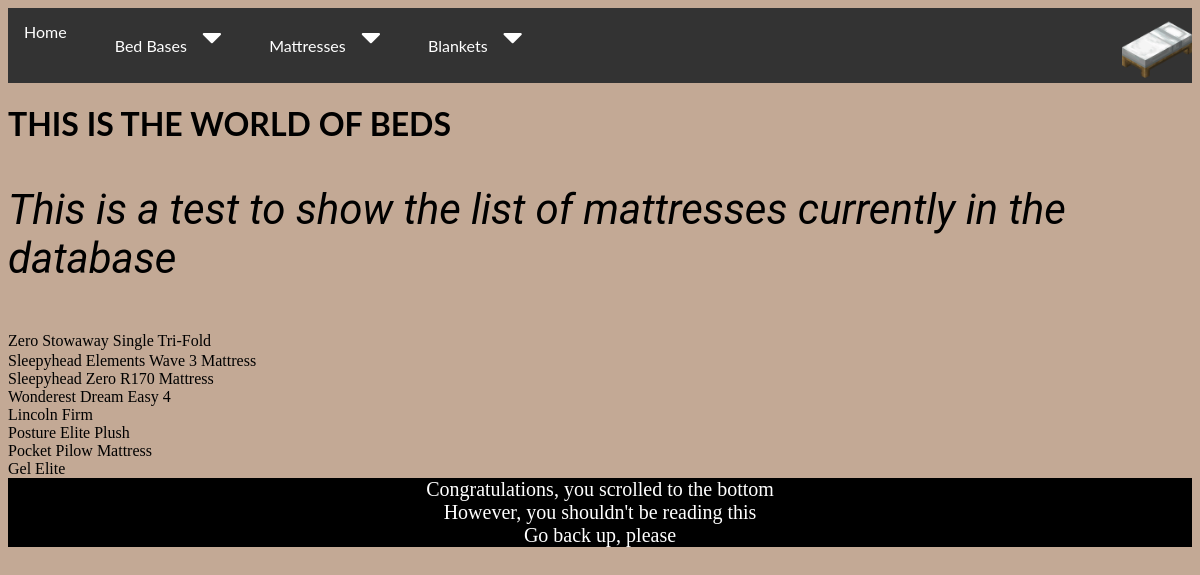
The app's page /mattress, older data.
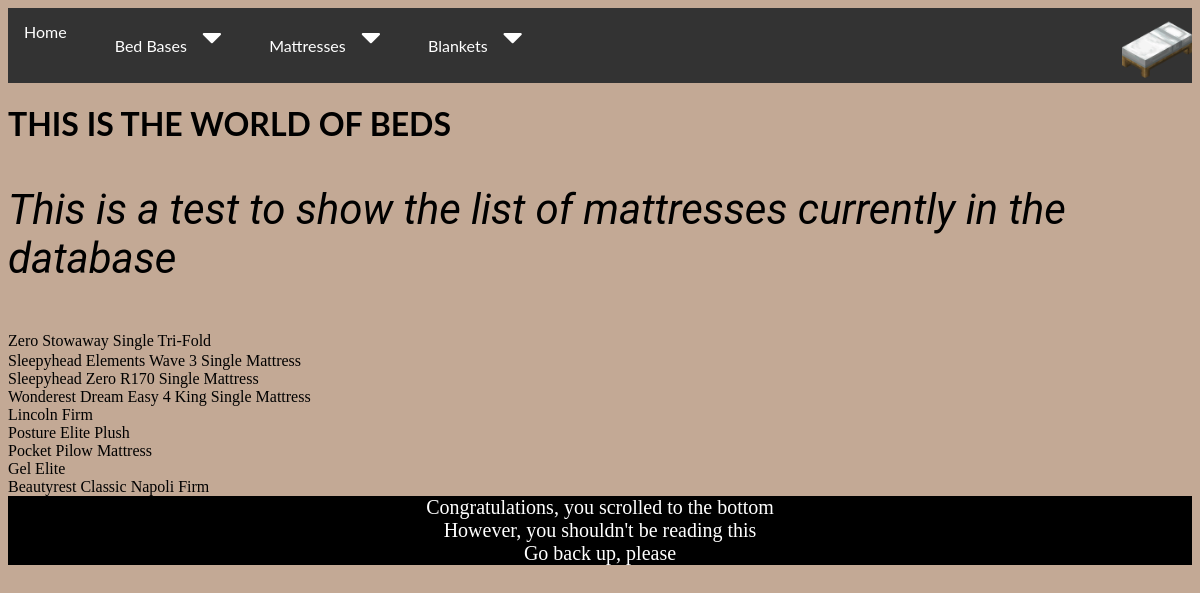
The same page, newer data.
### tables this page shows
CREATE TABLE Mattress (MattressID INTEGER PRIMARY KEY AUTOINCREMENT UNIQUE, MattressName TEXT NOT NULL, MattressMaterial TEXT NOT NULL, MattressSize TEXT NOT NULL, MattressComfortLevel TEXT, MattressImage TEXT);

### routes.py (the view)
@app.route('/mattress')  # All Mattress Route
def all_mattress():
    conn = sqlite3.connect('beds.db')
    cur = conn.cursor()
    cur.execute("SELECT * FROM Mattress;")
    mattress = cur.fetchall()
    return render_template('all_mattress.html', mattress=mattress)

### templates/all_mattress.html (shortened to what this page needs)
{% extends 'layout.html' %}
{% block content %}
<body class="mattress_route">
<i><p class="base">
    This is a test to show the list of mattresses currently in the database
    </p></i>
{% for individial_mattress in mattress %} {{individial_mattress[1]}} <br> {% endfor %}
{% endblock %}

### templates/layout.html (shortened to what this page needs)
<!doctype html>
<html>
<head>
<link rel="stylesheet" href="https://cdnjs.cloudflare.com/ajax/libs/font-awesome/4.7.0/css/font-awesome.min.css">
<div class="navbar">
    <ul>
    <li><a class="active" href="/">Home</a></li>
    <div class="dropdown">
      <button class="dropbtn">
        <a href="/bed_base">Bed Bases</a>
        <i class="fa fa-caret-down fa-2x"></i>
      </button>
    </div>
    <div class="dropdown">
      <button class="dropbtn">
        <a href="/mattress">Mattresses</a>
        <i class="fa fa-caret-down fa-2x"></i>
      </button>
    </div>
    <div class="dropdown">
      <button class="dropbtn">
        <a href="/blanket">Blankets</a>
        <i class="fa fa-caret-down fa-2x"></i>
      </button>
    </div>
    <img class="navbar_image" src="/static/images/White_Bed_29.png" width="70" height="70" style="float:right">
  </ul>
</div>
    <link rel="stylesheet" href="/static/style.css">
  </head>
  <body>
    <header>
      <h1>THIS IS THE WORLD OF BEDS</h1>
    </header>
    <main>
      {% block content %}{% endblock %}
    </main>
    <footer>Congratulations, you scrolled to the bottom<br>
      However, you shouldn't be reading this<br>
      Go back up, please</footer>
  </body>
</html>

### static/style.css (style rules this page uses)
body { background-color: #a5b695; }
.mattress_route { background-color: #c3a995; }
p { color: black; font-family: "Roboto", sans-serif; font-size: 42px; }
h1 { font-family: "Lato", sans-serif; }
ul { list-style-type: none; margin: 0; padding: 0; overflow: hidden; background-color: #333; }
li { float: left; }
li a { display: block; color: white; text-align: center; padding: 14px 16px; text-decoration: none; }
i { font-size: 24px; }
.navbar { overflow: hidden; background-color: #333; font-family: "Lato", sans-serif; }
.navbar a { float: left; font-size: 16px; color: white; text-align: center; padding: 14px 16px; text-decoration: none; }
.dropdown { float: left; overflow: hidden; }
.dropdown .dropbtn { font-size: 16px; border: none; outline: none; color: white; padding: 14px 16px; background-color: inherit; font-family: inherit; margin: 0; }
footer { text-align: center; font-size: 20px; background-color: black; color: white; }

Row changes from the older to the newer data that the page shows:
changed Mattress: MattressName "Sleepyhead Elements Wave 3 Mattress" → "Sleepyhead Elements Wave 3 Single Mattress"
changed Mattress: MattressName "Sleepyhead Zero R170 Mattress" → "Sleepyhead Zero R170 Single Mattress"
changed Mattress: MattressName "Wonderest Dream Easy 4" → "Wonderest Dream Easy 4 King Single Mattress"
added Mattress: MattressName "Beautyrest Classic Napoli Firm"
